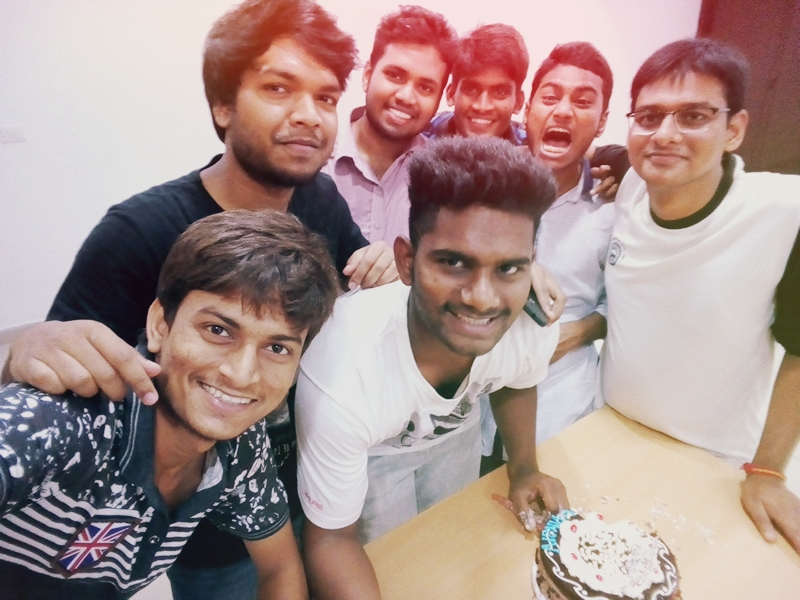
#> input picture MAMA.jpg, 800 x 600 px
$ python -i testHaarCascade.py   (imports and definitions only)   (Python 2 division)
#> lines starting #> are read from the running program, lines starting #| are printed output that depends on the picture; after the words box and inside, x2 and y2 are one past the last pixel; in counts of white or black regions, pixels touching at a corner belong together
#> further down, picture is the input picture: shape (600, 800, 3); mean B, G, R 141.8, 145.6, 168.8
# -*- coding: utf-8 -*-
"""
Basic test of our ability to do a Haar Cascade
"""
import cv2
import Mouse_Control as mc
haarFaceCascade = cv2.CascadeClassifier('haarcascade_frontalface_default.xml')
haarEyeCascade = cv2.CascadeClassifier('haarcascade_eye.xml')

WINDOW_NAME = "preview"

def detect(img, cascade, minimumFeatureSize=(20,20)):
    if cascade.empty():
        raise(Exception("There was a problem loading your Haar Cascade xml file."))
    #cv2.CascadeClassifier.detectMultiScale(image, rejectLevels, levelWeights[, scaleFactor[, minNeighbors[, flags[, minSize[, maxSize[, outputRejectLevels]]]]]]) -> objects
    rects = cascade.detectMultiScale(img, scaleFactor=1.2, minNeighbors=3, minSize=minimumFeatureSize)
    if len(rects) == 0:
        return []
    rects[:,2:] += rects[:,:2]#convert last coord from (width,height) to (maxX, maxY)
    return rects

def draw_rects(img, rects, color):
    for x1, y1, x2, y2 in rects:
        cv2.rectangle(img, (x1, y1), (x2, y2), color, 2)

def handleFrame(frame, allowDebugDisplay=True):
#> called with allowDebugDisplay = True
    gray = cv2.cvtColor(frame, cv2.COLOR_BGR2GRAY)
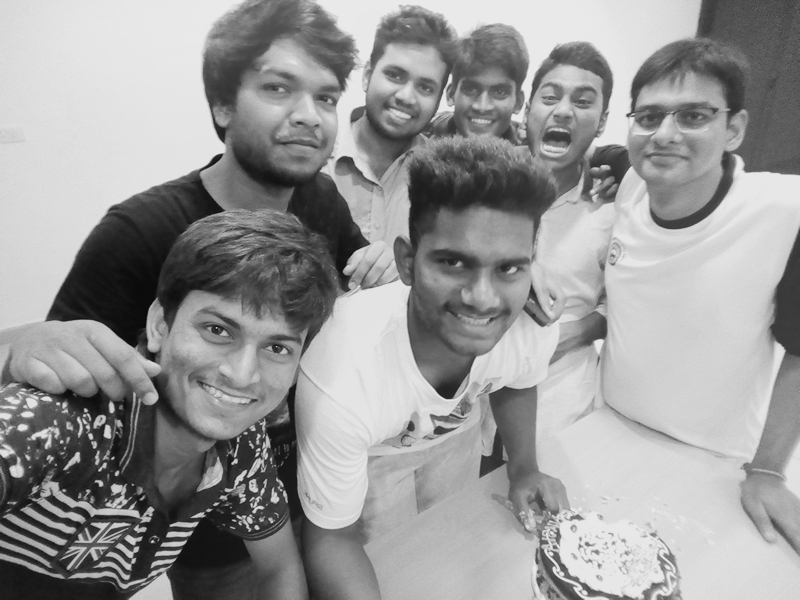
#> gray: shape (600, 800); min 10, max 235, mean 152.1
    gray = cv2.equalizeHist(gray)
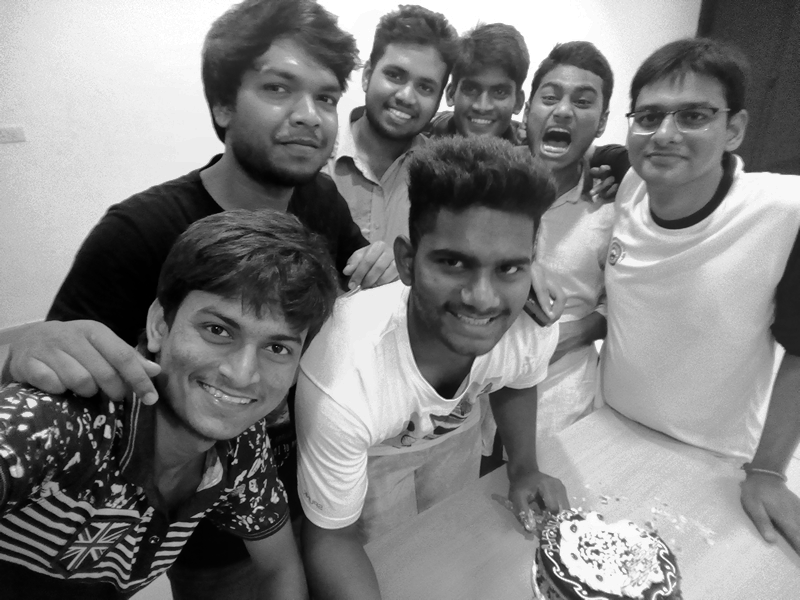
#> gray: shape (600, 800); min 0, max 255, mean 128.3
    minFaceSize = (80, 80)
    minEyeSize = (25, 25)
    minIrisSize = (4,4)
    faces = detect(gray,haarFaceCascade, minFaceSize)
#> in detect, `rects = cascade.detectMultiScale(img, scaleFactor=1.2, minNeighbors=3,..`: rects = [[361, 44, 93, 93], [520, 61, 93, 93], [614, 74, 110, 110], [313, 324, 112, 112], [235, 44, 128, 128], [401, 208, 154, 154]]
#> faces = [[361, 44, 454, 137], [520, 61, 613, 154], [614, 74, 724, 184], [313, 324, 425, 436], [235, 44, 363, 172], [401, 208, 555, 362]]
    eyes = detect(gray,haarEyeCascade, minEyeSize)
#> eyes = [[255, 69, 292, 106], [487, 249, 526, 288], [194, 308, 239, 353], [256, 329, 296, 369], [434, 240, 475, 281], [580, 168, 628, 216]]
    if allowDebugDisplay:
        nx, ny = 0, 0
        #output = cv2.flip(frame, 1)
        output = frame
        draw_rects(output,faces,(0,255,0))#BGR format
#> the loop in draw_rects, `for x1, y1, x2, y2 in rects:` made 6 passes
#> after the loop in draw_rects, `for x1, y1, x2, y2 in rects:`:
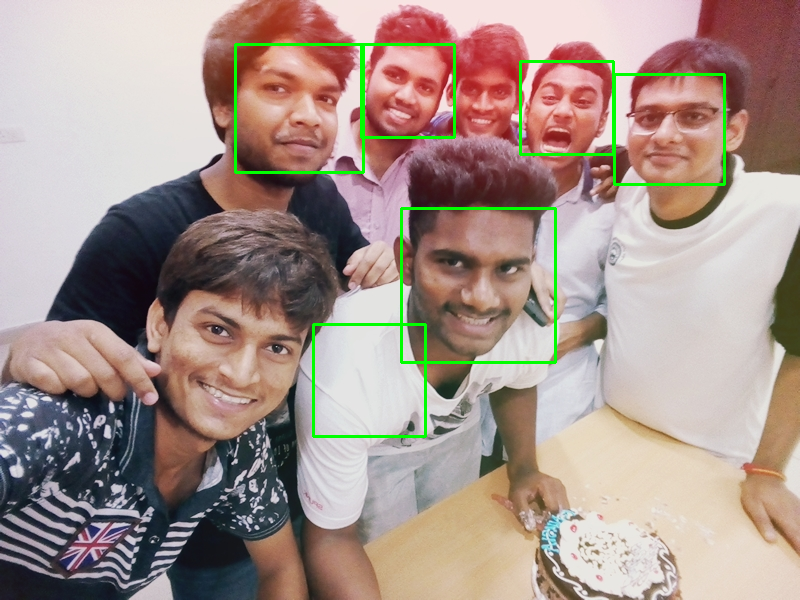
#> img: shape (600, 800, 3); mean B, G, R 139.6, 147.7, 165.9
        draw_rects(output,eyes,(255,0,0))
#> call 2 of draw_rects, with rects = array of shape (6, 4), color = (255, 0, 0)
#> the loop in draw_rects (call 2), `for x1, y1, x2, y2 in rects:` made 6 passes
#> after the loop in draw_rects (call 2), `for x1, y1, x2, y2 in rects:`:
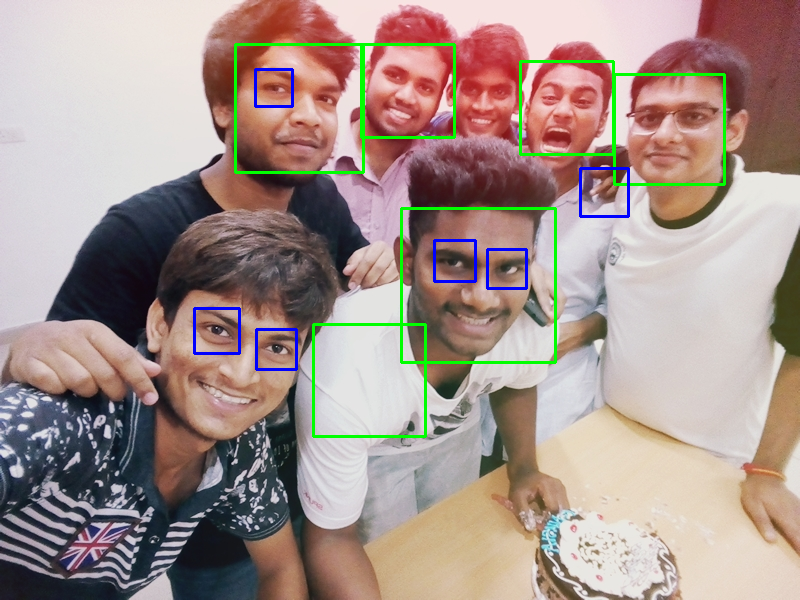
#> img: shape (600, 800, 3); 0.62% of pixels changed, all inside (x1, y1, x2, y2) = (193, 68, 630, 371)
        for x, y, w, h in eyes:
            centerx, centery = (x+w)/2, (y+h)/2
            nx += centerx
            ny += centery
            cv2.circle(output, (centerx, centery), 2, (0, 0, 0), -1)
#> this loop made 6 passes
#> (x, y, w, h, centerx, centery, nx, ny) on passes 1 to 6: (255, 69, 292, 106, 273, 87, 273, 87), (487, 249, 526, 288, 506, 268, 779, 355), (194, 308, 239, 353, 216, 330, 995, 685), (256, 329, 296, 369, 276, 349, 1271, 1034), (434, 240, 475, 281, 454, 260, 1725, 1294), (580, 168, 628, 216, 604, 192, 2329, 1486)
#> output: shape (600, 800, 3); 0.02% of pixels changed, all inside (x1, y1, x2, y2) = (214, 85, 607, 352)
#> after the loop, nx = 2329; ny = 1486
        cv2.circle(output, (nx/2, ny/2), 1, (255, 255, 0))
        cv2.imshow(WINDOW_NAME, cv2.resize(output,(0,0), fx=2,fy=2,interpolation=cv2.INTER_NEAREST) )
        xylist = [nx, ny]
#> xylist = [2329, 1486]
#> (the run stopped early here; a loop or call above may not have finished)
